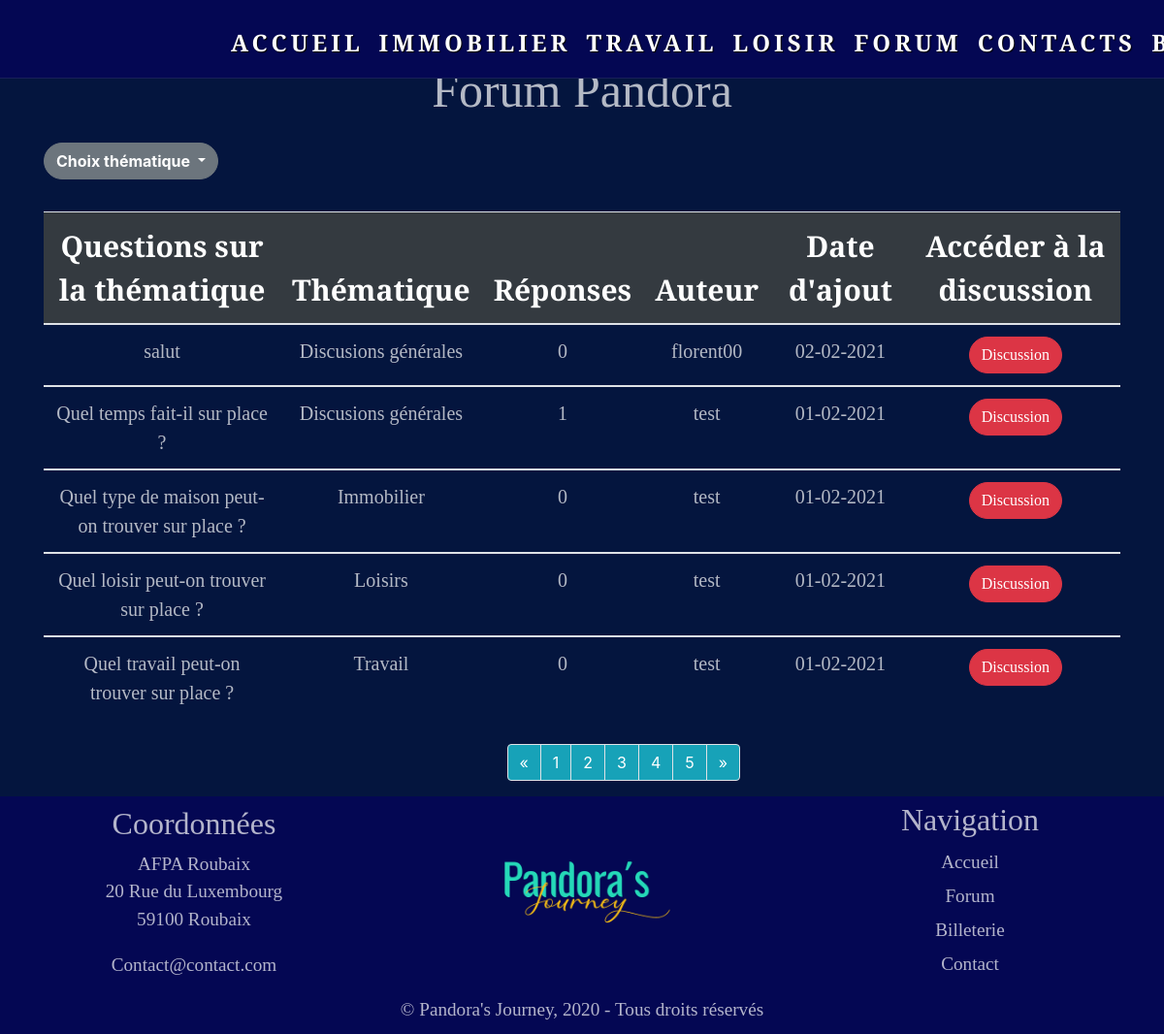
Screenshot of /coucheControlleur/forum/forumcontrolleur.php?page=1 with the database file from the repository.
### tables this page shows
CREATE TABLE `sujetfurum` (
  `idSujetTh` int(11) NOT NULL,
  `typeSujetTh` varchar(255) NOT NULL,
  `questionSujet` varchar(255) NOT NULL,
  `dateAjoutSujet` date NOT NULL,
  `idUti` int(11) DEFAULT NULL
);

CREATE TABLE `utilisateur` (
  `idUti` int(11) NOT NULL,
  `nom` varchar(255) NOT NULL,
  `prenom` varchar(255) NOT NULL,
  `pseudo` varchar(255) NOT NULL,
  `email` varchar(255) NOT NULL,
  `numeroTel` varchar(11) NOT NULL,
  `passWord` varchar(255) NOT NULL,
  `profil` varchar(50) NOT NULL,
  `dateNaissance` date NOT NULL,
  `sex` varchar(50) NOT NULL
);

### view/Forum/forum_sujet/forum_typesujet.php (the view, shortened to what the rows shown need)
<?php
include_once __DIR__ . "/../../../Pandora_nav_footer/footer.php";
include_once __DIR__ . '/../../../coucheService/UtilisateurService.php';
function sujetTypeForum(array $array = [])
{
?>
    <!DOCTYPE html>
    <html lang="fr">
    <head>
        <link rel="stylesheet" href="https://stackpath.bootstrapcdn.com/bootstrap/4.5.2/css/bootstrap.min.css">
        <link rel="stylesheet" href="style.css">
    </head>
    <body class="position-relative">
        <div class="container-fluid forum">
            <div class="row">
                <table class="table table table-forum">
                    <thead class="bg-dark text-white">
                        <tr>
                            <th scope="col">Questions sur la thématique</th>
                            <th scope="col">Thématique</th>
                            <th scope="col">Réponses</th>
                            <th scope="col">Auteur</th>
                            <th scope="col">Date d'ajout</th>
                            <th scope="col">Accéder à la discussion</th>
                        </tr>
                    </thead>
                    <?php
                    if (!empty($array)) {
                        foreach ($array[0] as $value) {
                    ?>
                            <tbody>
                                <tr>
                                    <td scope=" row"><?php echo $value->getQuestionSujet(); ?></td>
                                    <td scope="row"><?php echo $value->getTypeSujetTh(); ?></td>
                                    <td>
                                        <?php
                                        $newCom = (new CommentaireForumService())->foundComById($value->getIdSujetTh());
                                        $compt = 0;
                                        foreach ($newCom as $val) {
                                            $compt++;
                                        }
                                        echo $compt;
                                        ?>
                                    </td>
                                    <td><?php
                                        $utilisateur = new UtilisateurService();
                                        $pseudo = $utilisateur->readByIdService($value->getIdUti());
                                        echo $pseudo->getPseudo();
                                        ?>
                                    </td>
                                    <td scope="row"><?php echo $value->getDateAjout()->format('d-m-Y'); ?></td>
                                    <td>
                                        <button type="button" class="btn btn-danger rounded-pill ">
                                            <a href="forumcontrolleur.php?sujetforum=<?php echo $value->getIdSujetTh(); ?>" style="text-decoration: none;" class=" text-white">Discussion</a>
                                        </button>
                                    </td>
                                </tr>
                            </tbody>
                    <?php
                        }
                    } ?>
                </table>
            </div>
        </div>
        <footer>
        </footer>
    </body>
    </html>
<?php
}

### rows the page displays
sujetfurum: questionSujet "salut", typeSujetTh "Discusions générales", compt "0", idUti.pseudo "florent00", format "02-02-2021"
sujetfurum: questionSujet "Quel temps fait-il sur place ?", typeSujetTh "Discusions générales", compt "1", idUti.pseudo "test", format "01-02-2021"
sujetfurum: questionSujet "Quel type de maison peut-on trouver sur place ?", typeSujetTh "Immobilier", compt "0", idUti.pseudo "test", format "01-02-2021"
sujetfurum: questionSujet "Quel loisir peut-on trouver sur place ?", typeSujetTh "Loisirs", compt "0", idUti.pseudo "test", format "01-02-2021"
sujetfurum: questionSujet "Quel travail peut-on trouver sur place ?", typeSujetTh "Travail", compt "0", idUti.pseudo "test", format "01-02-2021"
